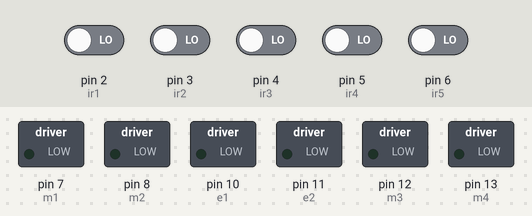
Recording of a sketch running on a simulated Arduino Uno, built with avr-gcc and run on an emulated ATmega328P. On the bench: switched loads named in the sketch (green lamp = pin HIGH). The test bench sets the inputs (shaded band); at power-on: pin 2 (ir1), pin 3 (ir2), pin 4 (ir3), pin 5 (ir4), pin 6 (ir5) LOW.

Above: at 1.2 s.
1.3 s: pin 2 (ir1) driven HIGH and pin 3 (ir2) driven HIGH
At 1.9 s:
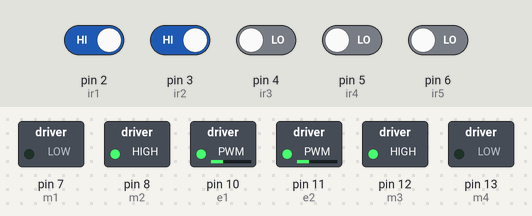
2.8 s: pin 5 (ir4) driven HIGH and pin 6 (ir5) driven HIGH
At 4.0 s:
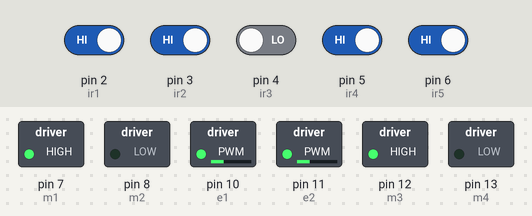
4.3 s: pin 3 (ir2) driven LOW
At 5.4 s:
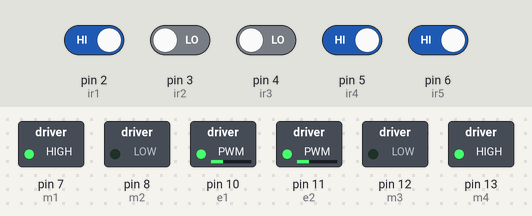
5.8 s: pin 3 (ir2) driven HIGH
At 6.5 s:
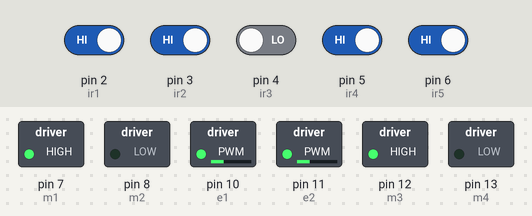
7.3 s: pin 5 (ir4) driven LOW
At 7.6 s:
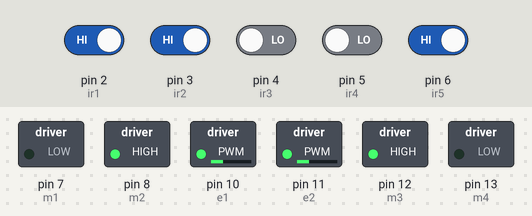
Timing chart, 0 to 9.8 s (numbered marks = the images above; inputs shaded):
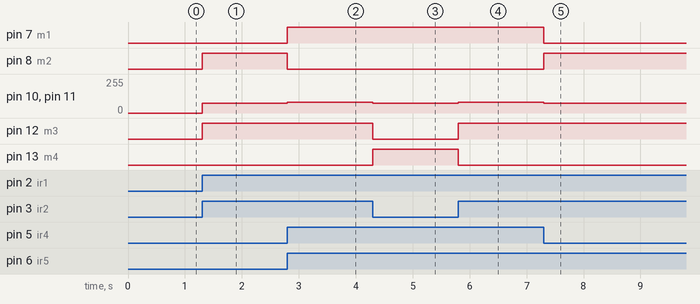

The sketch:

Rover.ino
```cpp
#define m1 7   //Right Motor MA1
#define m2 8   //Right Motor MA2
#define m3 12  //Left Motor MB1
#define m4 13  //Left Motor MB2
#define e1 10  //Right Motor Enable Pin EA
#define e2 11  //Left Motor Enable Pin EB

//5 Channel IR Sensor Connection//
#define ir1 2
#define ir2 3
#define ir3 4
#define ir4 5
#define ir5 6

void setup() {
  Serial.begin(9600);
  pinMode(m1, OUTPUT);
  pinMode(m2, OUTPUT);
  pinMode(m3, OUTPUT);
  pinMode(m4, OUTPUT);
  pinMode(e1, OUTPUT);
  pinMode(e2, OUTPUT);
  pinMode(ir1, INPUT);
  pinMode(ir2, INPUT);
  pinMode(ir3, INPUT);
  pinMode(ir4, INPUT);
  pinMode(ir5, INPUT);

}

void loop() {
  //Reading Sensor Values
  int s1 = digitalRead(ir1);  //Left Most Sensor
  int s2 = digitalRead(ir2);  //Left Sensor
  int s3 = digitalRead(ir3);  //Middle Sensor
  int s4 = digitalRead(ir4);  //Right Sensor
  int s5 = digitalRead(ir5);  //Right Most Sensor


  //if only middle sensor detects black line
  if ((s1 == 1) && (s2 == 1) && (s3 == 0) && (s4 == 1) && (s5 == 1))
  {
    //going forward with full speed
    analogWrite(e1, 80);
    analogWrite(e2, 80);
    digitalWrite(m1, HIGH);
    digitalWrite(m2, LOW);
    digitalWrite(m3, HIGH);
    digitalWrite(m4, LOW);
  }

  //if only left sensor detects black line
  if ((s1 == 1) && (s2 == 0) && (s3 == 1) && (s4 == 1) && (s5 == 1))
  {
    //going left with full speed
    analogWrite(e1, 75);
    analogWrite(e2, 75);
    digitalWrite(m1, HIGH);
    digitalWrite(m2, LOW);
    digitalWrite(m3, LOW);
    digitalWrite(m4, HIGH);
  }

  //if only left most sensor detects black line
  if ((s1 == 0) && (s2 == 1) && (s3 == 1) && (s4 == 1) && (s5 == 1))
  {
    //going left with full speed
    analogWrite(e1, 75);
    analogWrite(e2, 75);
    digitalWrite(m1, HIGH);
    digitalWrite(m2, LOW);
    digitalWrite(m3, LOW);
    digitalWrite(m4, HIGH);
  }

  //if only right sensor detects black line
  if ((s1 == 1) && (s2 == 1) && (s3 == 1) && (s4 == 0) && (s5 == 1))
  {
    //going right with full speed
    analogWrite(e1, 75);
    analogWrite(e2, 75);
    digitalWrite(m1, LOW);
    digitalWrite(m2, HIGH);
    digitalWrite(m3, HIGH);
    digitalWrite(m4, LOW);
  }

  //if only right most sensor detects black line
  if ((s1 == 1) && (s2 == 1) && (s3 == 1) && (s4 == 1) && (s5 == 0))
  {
    //going right with full speed
    analogWrite(e1, 75);
    analogWrite(e2, 75);
    digitalWrite(m1, LOW);
    digitalWrite(m2, HIGH);
    digitalWrite(m3, HIGH);
    digitalWrite(m4, LOW);
  }

  //if middle and right sensor detects black line
  if ((s1 == 1) && (s2 == 1) && (s3 == 0) && (s4 == 0) && (s5 == 1))
  {
    //going left with full speed
    analogWrite(e1, 75);
    analogWrite(e2, 75);
    digitalWrite(m1, LOW);
    digitalWrite(m2, HIGH);
    digitalWrite(m3, HIGH);
    digitalWrite(m4, LOW);
  }

  //if middle and left sensor detects black line
  if ((s1 == 1) && (s2 == 0) && (s3 == 0) && (s4 == 1) && (s5 == 1))
  {
    //going right with full speed
    analogWrite(e1, 75);
    analogWrite(e2, 75);
    digitalWrite(m1, HIGH);
    digitalWrite(m2, LOW);
    digitalWrite(m3, LOW);
    digitalWrite(m4, HIGH);
  }

  //if middle, left and left most sensor detects black line
  if ((s1 == 0) && (s2 == 0) && (s3 == 0) && (s4 == 1) && (s5 == 1))
  {
    //going right with full speed
    analogWrite(e1, 75);
    analogWrite(e2, 75);
    digitalWrite(m1, HIGH);
    digitalWrite(m2, LOW);
    digitalWrite(m3, LOW);
    digitalWrite(m4, HIGH);
  }

  //if middle, right and right most sensor detects black line
  if ((s1 == 1) && (s2 == 1) && (s3 == 0) && (s4 == 0) && (s5 == 0))
  {
    //going left with full speed
    analogWrite(e1, 75);
    analogWrite(e2, 75);
    digitalWrite(m1, LOW);
    digitalWrite(m2, HIGH);
    digitalWrite(m3, HIGH);
    digitalWrite(m4, LOW);
  }

  //if all sensors are on a black line
  if ((s1 == 0) && (s2 == 0) && (s3 == 0) && (s4 == 0) && (s5 == 0))
  {
    //stop
    digitalWrite(m1, LOW);
    digitalWrite(m2, LOW);
    digitalWrite(m3, LOW);
    digitalWrite(m4, LOW);
  }
}
```

Measured:
- after the input at 1.3 s, pin 8 (m2), pin 12 (m3): LOW → HIGH at once; pin 10 (e1), pin 11 (e2): 0/255 → 75/255 at once
- after the input at 2.8 s, pin 7 (m1): LOW → HIGH at once; pin 8 (m2): HIGH → LOW at once; pin 10 (e1), pin 11 (e2): 75/255 → 80/255 at once
- after the input at 4.3 s, pin 10 (e1), pin 11 (e2): 80/255 → 75/255 at once; pin 12 (m3): HIGH → LOW at once; pin 13 (m4): LOW → HIGH at once
- after the input at 5.8 s, pin 10 (e1), pin 11 (e2): 75/255 → 80/255 at once; pin 12 (m3): LOW → HIGH at once; pin 13 (m4): HIGH → LOW at once
- after the input at 7.3 s, pin 7 (m1): HIGH → LOW at once; pin 8 (m2): LOW → HIGH at once; pin 10 (e1), pin 11 (e2): 80/255 → 75/255 at once
